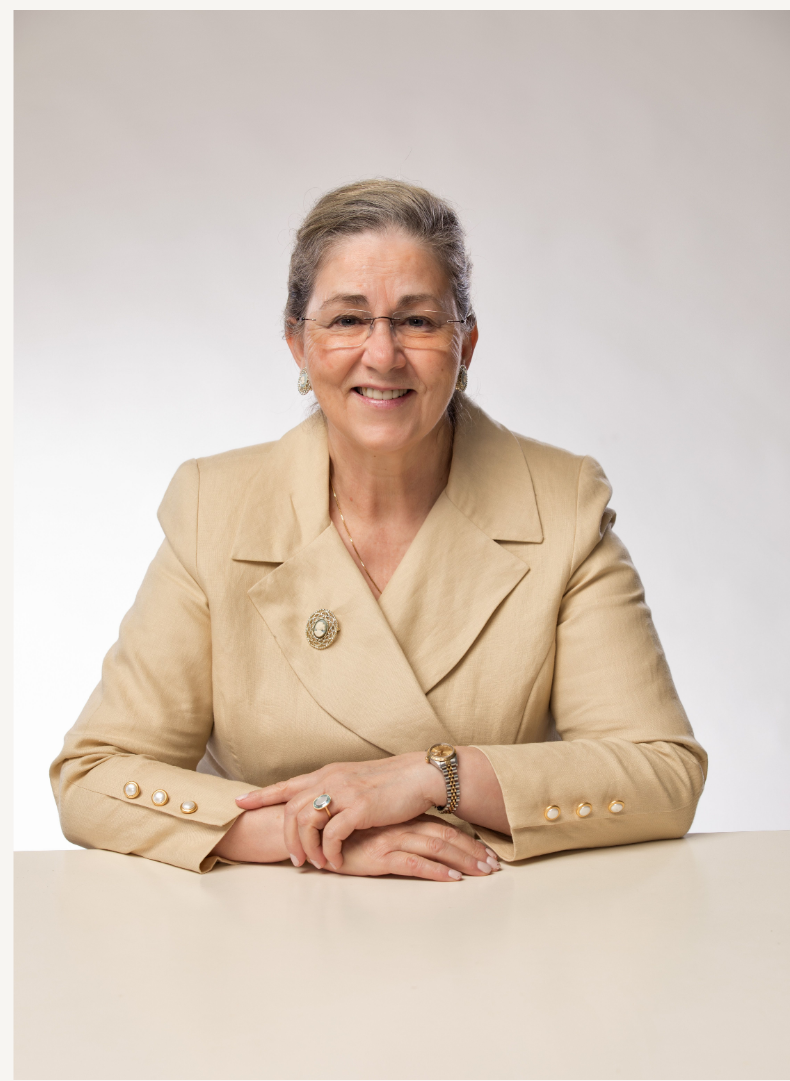
#> input picture Assignment 21/p.PNG, 790 x 1081 px, found by its file name
$ python navarmeshki.py
#> lines starting #> are read from the running program, lines starting #| are printed output that depends on the picture; after the words box and inside, x2 and y2 are one past the last pixel; in counts of white or black regions, pixels touching at a corner belong together
import cv2
import numpy as np

img = cv2.imread("p.png",0)
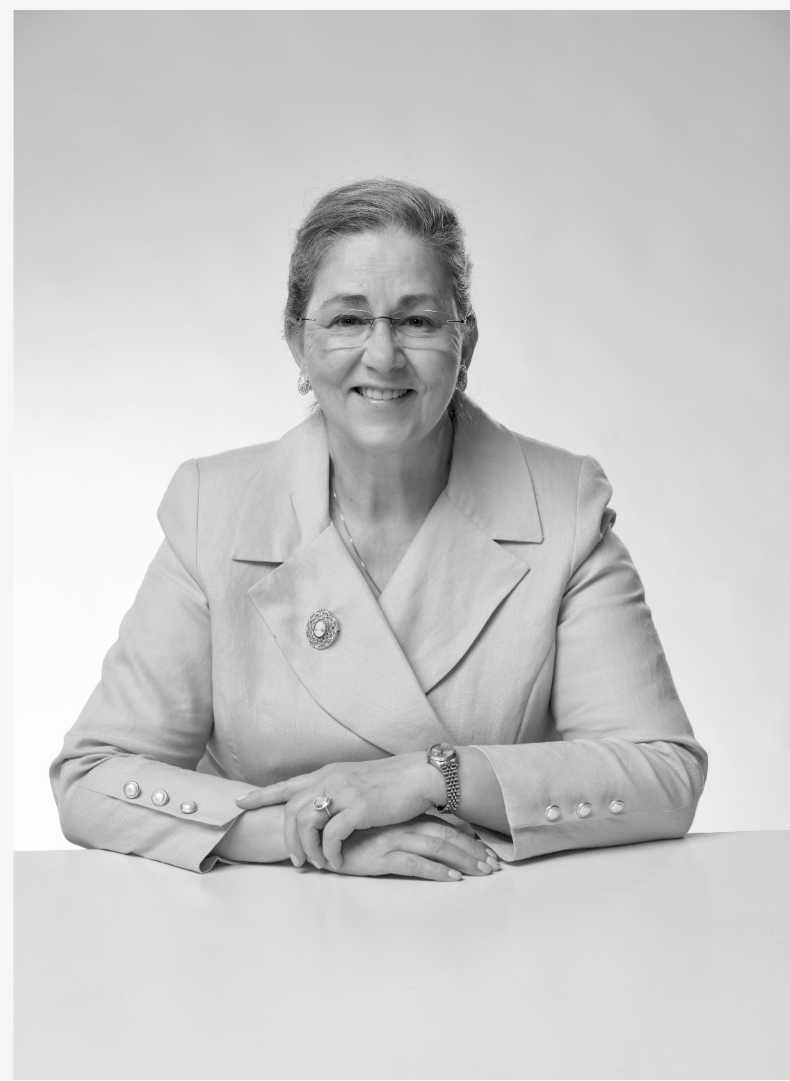
#> img: shape (1081, 790); min 0, max 254, mean 201.9

x=0
for i in range(130):
    img[135-x:137-x,0+x:40+x] = 0

    x += 1
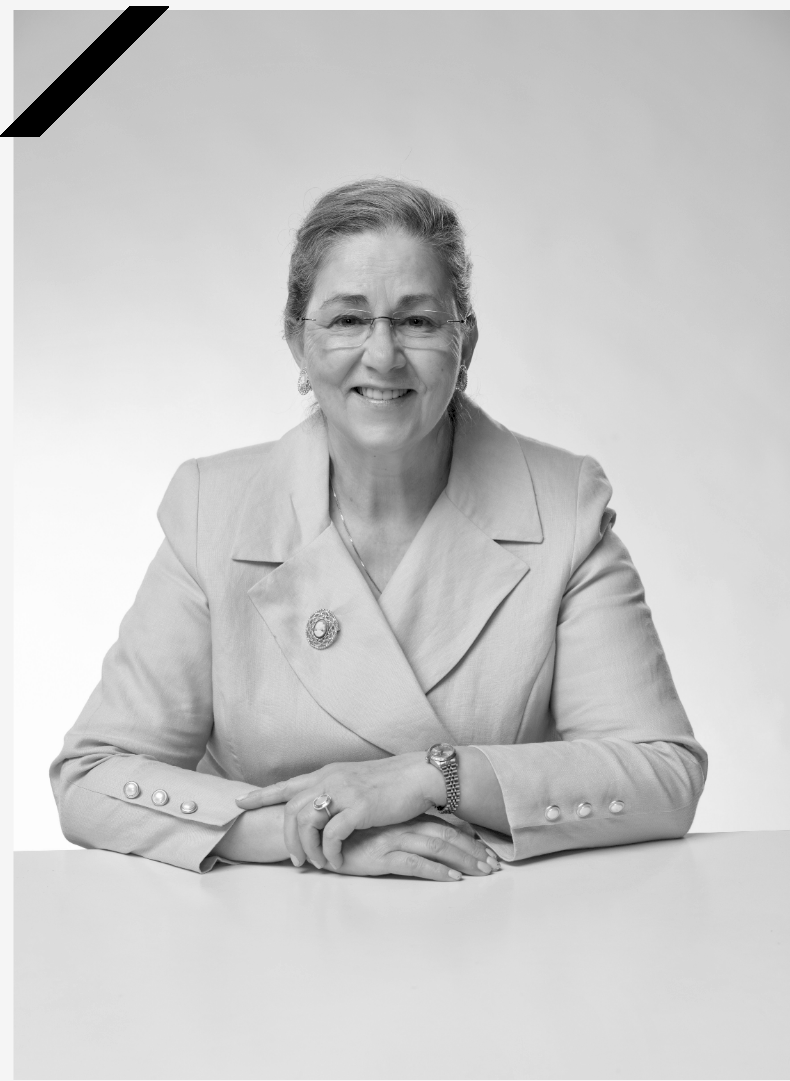
#> img: shape (1081, 790); 0.63% of pixels changed, all inside (x1, y1, x2, y2) = (0, 6, 169, 137)
cv2.imwrite('navar.jpg',img)

cv2.imshow("img", img)
cv2.waitKey()
